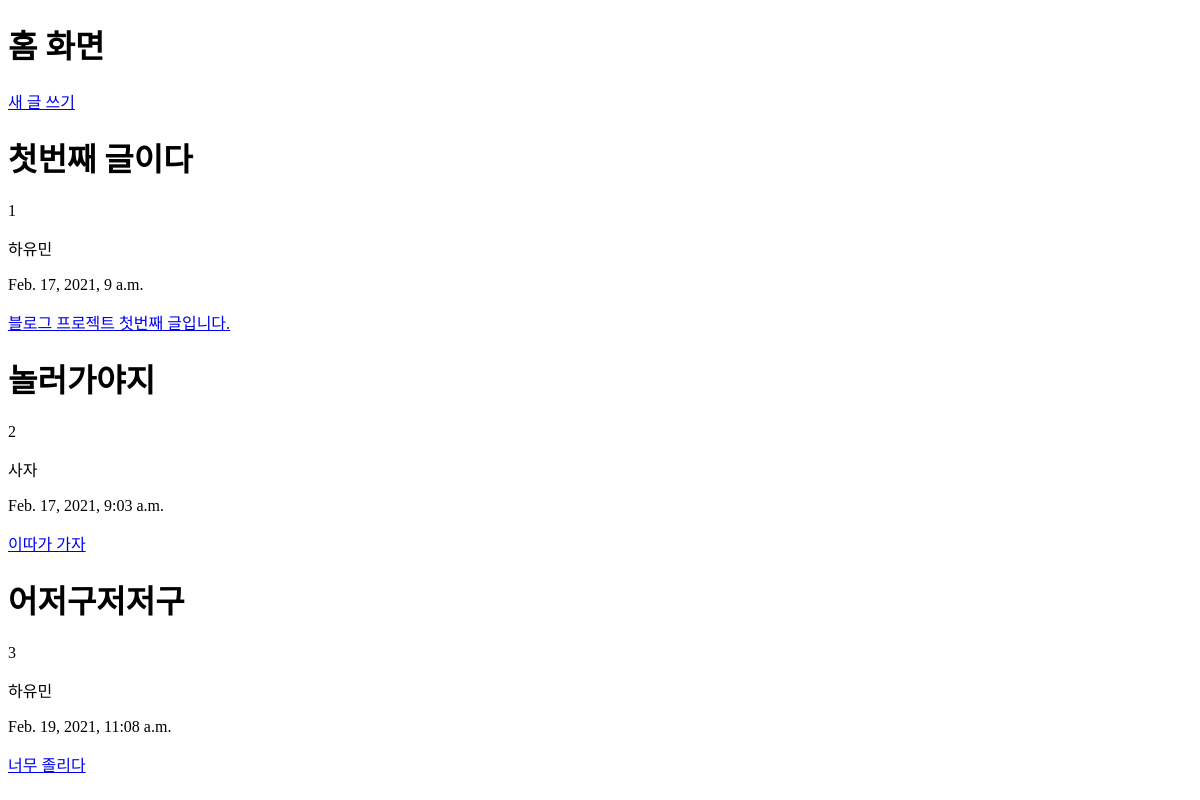
Page /blog/ on the earlier database version.
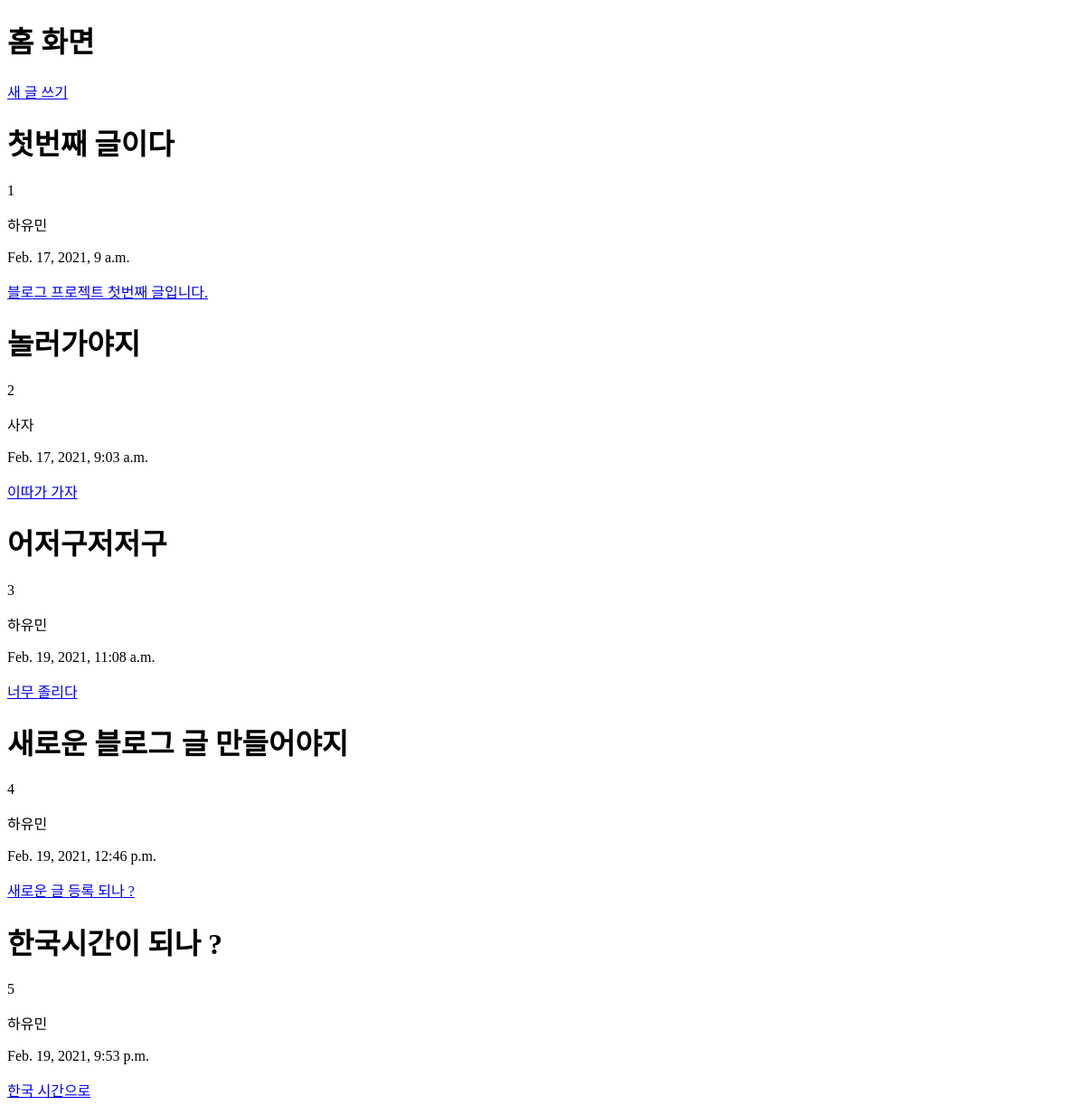
Same page on the later database version.
### blog/models.py (models this page shows, shortened)
class Blog(models.Model):
    title = models.CharField(max_length=200)
    writer = models.CharField(max_length=100)
    pub_date = models.DateTimeField()
    body = models.TextField()
    def summary(self) :
        return self.body[: 100]

### blog/views.py (the view)
# urls.py: 2. Add a URL to urlpatterns:  path('blog/', include('blog.urls'))
def blog(request) :
    blogs = Blog.objects.all()
    return render (request, 'blog.html', {'blogs' : blogs})

### blog/templates/blog.html (shortened to what this page needs)
<!DOCTYPE html>
<html lang="en">
<head>
</head>
<body>
    <h1>홈 화면</h1>
    <p>
        <a href="{% url 'new' %}">새 글 쓰기</a>
    </p>
    {% for blog in blogs %}
    <h1>{{blog.title}}</h1>
    <p>{{blog.id}}</p>
    <p>{{blog.writer}}</p>
    <p>{{blog.pub_date}}</p>
    <a href = "{% url 'detail' blog.id %}">
        <p>{{blog.summary}}</p>
    </a>
    {% endfor %}
</body>
</html>

Differences in the rows shown:
added Blog: title "새로운 블로그 글 만들어야지", id "4", writer "하유민", pub_date "Feb. 19, 2021, 12:46 p.m.", summary "새로운 글 등록 되나 ?"
added Blog: title "한국시간이 되나 ?", id "5", writer "하유민", pub_date "Feb. 19, 2021, 9:53 p.m.", summary "한국 시간으로"
